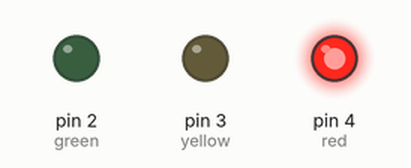
This sketch was run on a simulated Arduino Uno, built with avr-gcc and run on an emulated ATmega328P. On the bench: output pins drawn as LEDs (lit = HIGH).

Above: at 5.0 s.
At 11.5 s:
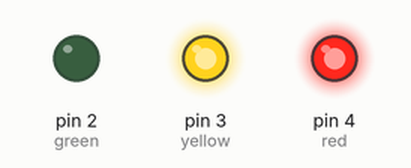
At 18.0 s:
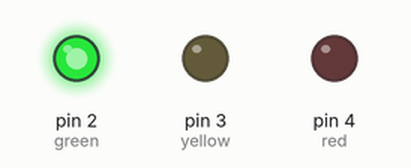
At 23.2 s:
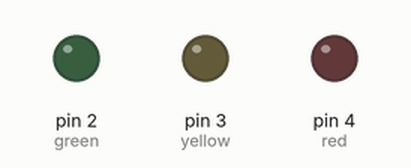
At 27.0 s:
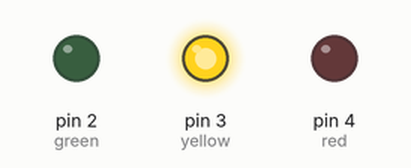
Timing chart, 0 to 36.4 s (numbered marks = the images above):
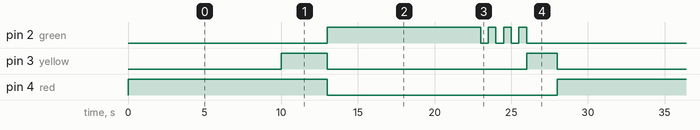

The sketch:

arduino-traffic-light.ino
```cpp
int red = 4;
int yellow = 3;
int green = 2;

void setup() {
  pinMode(red, OUTPUT);
  pinMode(yellow, OUTPUT);
  pinMode(green, OUTPUT);
}

void loop() {
  digitalWrite(red, HIGH);
  digitalWrite(yellow, LOW);
  digitalWrite(green, LOW);
  delay(10000);

  digitalWrite(red, HIGH);
  digitalWrite(yellow, HIGH);
  digitalWrite(green, LOW);
  delay(3000);

  digitalWrite(red, LOW);
  digitalWrite(yellow, LOW);
  digitalWrite(green, HIGH);
  delay(10000);

  for (int i = 0; i < 3; i++) {
    digitalWrite(green, LOW);
    delay(500);
    digitalWrite(green, HIGH);
    delay(500);
  }

  digitalWrite(green, LOW);
  digitalWrite(yellow, HIGH);
  delay(2000);

  digitalWrite(red, HIGH);
  digitalWrite(yellow, LOW);
  digitalWrite(green, LOW);
}
```

Measured:
- by itself, pin 2 (green): repeats every 28.0 s: 3 × (LOW 0.50 s, HIGH 0.50 s), LOW 15.0 s, HIGH 10.0 s
- by itself, pin 3 (yellow): repeats every 28.0 s: LOW 13.0 s, HIGH 2.0 s, LOW 10.0 s, HIGH 3.0 s
- by itself, pin 4 (red): alternates HIGH for 13.0 s and LOW for 15.0 s
